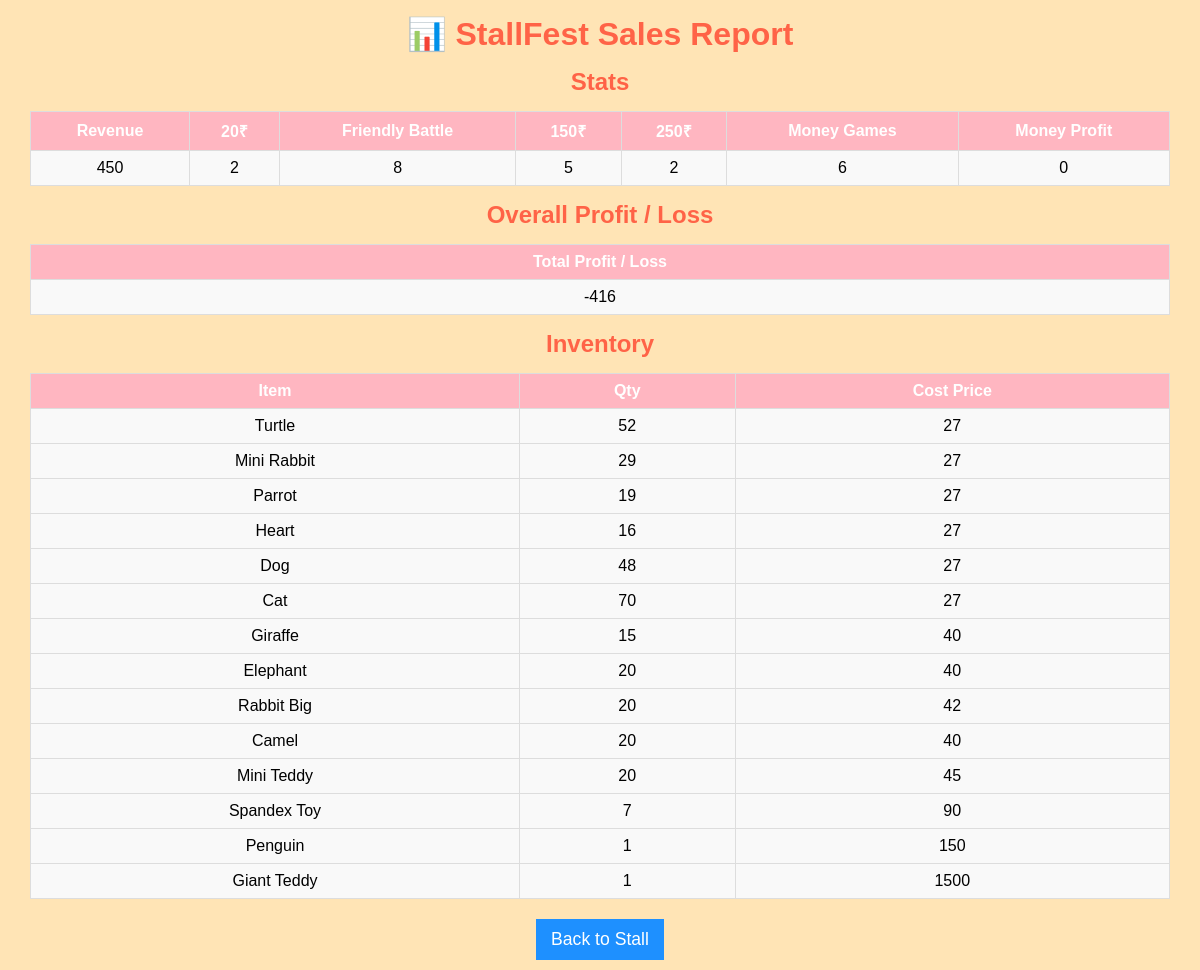
The page /report on the database as committed earlier.
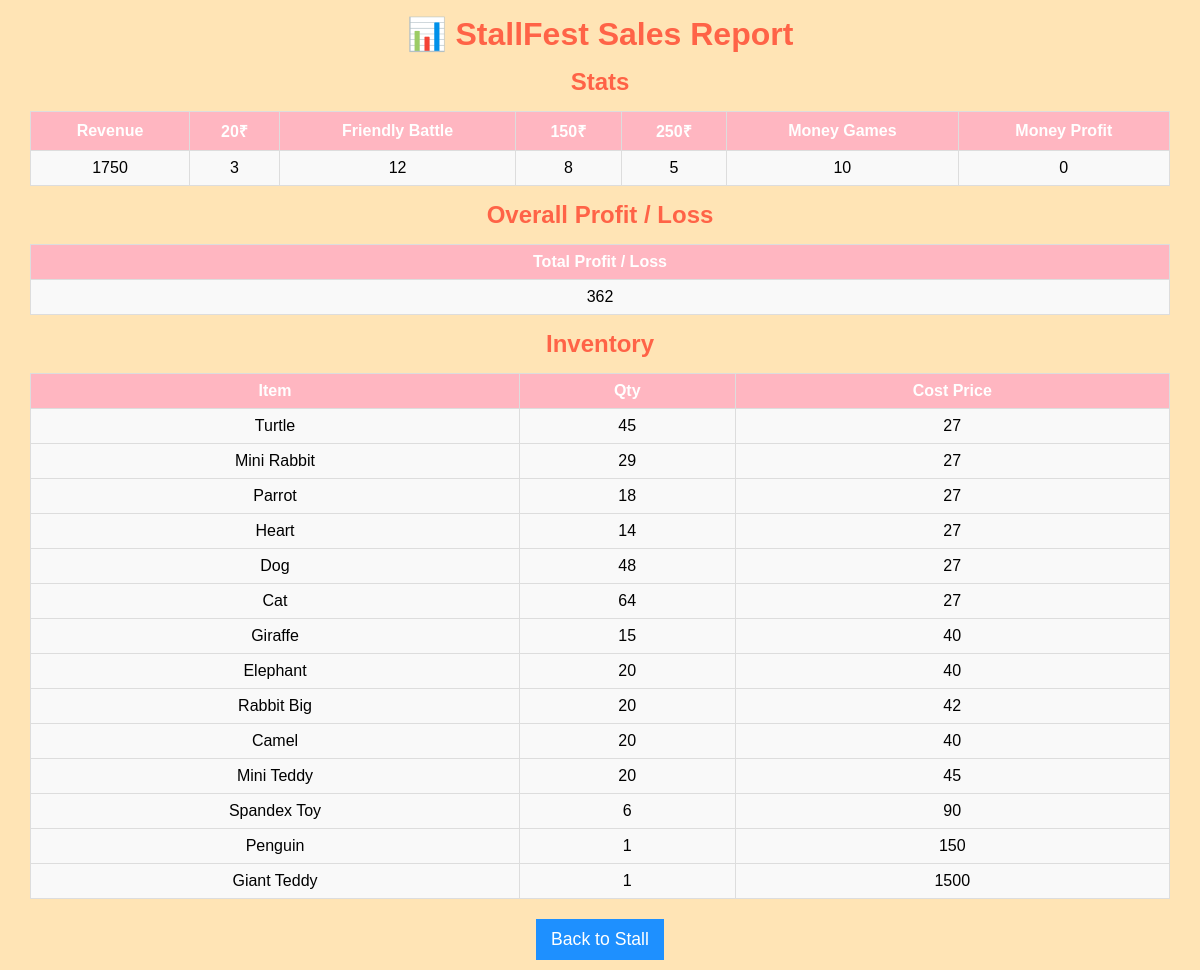
The same page on the database as committed later.
### tables this page shows
CREATE TABLE stats(
        id INTEGER PRIMARY KEY,
        revenue INTEGER,
        g20 INTEGER,
        battle INTEGER,
        g150 INTEGER,
        g250 INTEGER,
        money_games INTEGER,
        money_profit INTEGER
    );

CREATE TABLE inventory(
        name TEXT PRIMARY KEY,
        qty INTEGER,
        cp INTEGER
    );

### app.py (the view)
@app.route("/report")
def report():
    stats = get_stats()
    inv = get_inventory()
    initial_items = {
        "Turtle": 56, "Mini Rabbit": 30, "Parrot": 20,
        "Heart": 21, "Dog": 50, "Cat": 75,
        "Giraffe": 20, "Elephant": 20,
        "Rabbit Big": 20, "Camel": 20,
        "Mini Teddy": 20, "Spandex Toy": 9,
        "Penguin": 1, "Giant Teddy": 1
    }
    spent = 0
    for name, data in inv.items():
        init_qty = initial_items.get(name, data["qty"])
        spent += (init_qty - data["qty"]) * data["cp"]
    total_profit = stats[1] - spent + stats[7]
    return render_template("report.html", stats=stats, inventory=inv, profit=total_profit)

### app.py (called while the page is built)
def get_inventory():
    conn = sqlite3.connect(DB)
    c = conn.cursor()
    c.execute("SELECT * FROM inventory")
    inv = {r[0]: {"qty": r[1], "cp": r[2]} for r in c.fetchall()}
    conn.close()
    return inv

def get_stats():
    conn = sqlite3.connect(DB)
    c = conn.cursor()
    c.execute("SELECT * FROM stats WHERE id=1")
    s = c.fetchone()
    conn.close()
    return s

### templates/report.html (shortened to what this page needs)
<!DOCTYPE html>
<html lang="en">
<head>
</head>
<body>
<h1>📊 StallFest Sales Report</h1>
<h2>Stats</h2>
<table>
    <tr>
        <th>Revenue</th><th>20₹</th><th>Friendly Battle</th><th>150₹</th><th>250₹</th><th>Money Games</th><th>Money Profit</th>
    </tr>
    <tr>
        <td>{{ stats[1] }}</td>
        <td>{{ stats[2] }}</td>
        <td>{{ stats[3] }}</td>
        <td>{{ stats[4] }}</td>
        <td>{{ stats[5] }}</td>
        <td>{{ stats[6] }}</td>
        <td>{{ stats[7] }}</td>
    </tr>
</table>
<h2>Overall Profit / Loss</h2>
<table>
    <tr>
        <th>Total Profit / Loss</th>
    </tr>
    <tr>
        <td>{{ profit }}</td>
    </tr>
</table>
<h2>Inventory</h2>
<table>
    <tr><th>Item</th><th>Qty</th><th>Cost Price</th></tr>
    {% for item in inventory %}
    <tr>
        <td>{{item}}</td>
        <td>{{inventory[item]['qty']}}</td>
        <td>{{inventory[item]['cp']}}</td>
    </tr>
    {% endfor %}
</table>
<div class="flex-buttons">
    <a href="/"><button>Back to Stall</button></a>
</div>
</body>
</html>

### templates/report.html (style rules this page uses)
body { font-family: Arial, sans-serif; background: #FFE4B5; margin:0; padding:0; }
h1,h2 { text-align:center; margin: 15px; color: #ff6347; }
table { width:95%; margin: 10px auto; border-collapse: collapse; }
th, td { padding: 8px 12px; border: 1px solid #ddd; text-align: center; font-size: 1em; }
th { background-color: #ffb6c1; color: #fff; }
td { background-color: #f9f9f9; }
button { background-color: #1E90FF; color: white; padding: 10px 15px; border: none; font-size: 1.1em; cursor: pointer; margin: 10px 0; width: auto; }
a { text-decoration: none; }
.flex-buttons { display: flex; justify-content: center; flex-wrap: wrap; }

Rows that differ between the two databases and show on the page:
changed stats: revenue "450" → "1750"; g20 "2" → "3"; battle "8" → "12"; g150 "5" → "8"; g250 "2" → "5"; money_games "6" → "10"
changed inventory "Turtle": qty "52" → "45"
changed inventory "Parrot": qty "19" → "18"
changed inventory "Heart": qty "16" → "14"
changed inventory "Cat": qty "70" → "64"
changed inventory "Spandex Toy": qty "7" → "6"
Other text that changed with them:
{{ profit }}: "-416" → "362"
